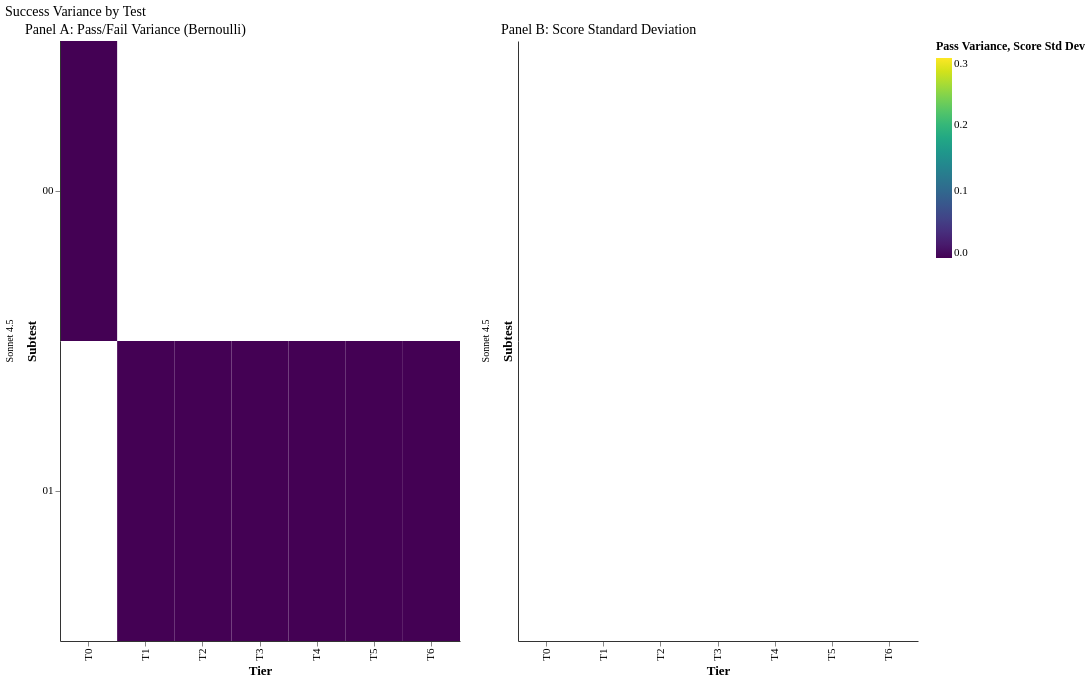

The Vega-Lite source for this figure:
### Vega-Lite specification from a JSON file in a GitHub repository (floating-point values rounded to 4 significant figures)
{"config": {"font": "serif", "axis": {"labelFontSize": 11, "titleFontSize": 13, "gridColor": "#e0e0e0", "domainColor": "#333333"}, "legend": {"labelFontSize": 11, "titleFontSize": 12}, "title": {"fontSize": 14, "anchor": "start", "fontWeight": "normal"}, "view": {"stroke": null, "continuousWidth": 400, "continuousHeight": 300}, "mark": {"tooltip": true}}, "hconcat": [{"facet": {"row": {"field": "agent_model", "title": null, "type": "nominal"}}, "spec": {"mark": {"type": "rect"}, "encoding": {"color": {"field": "pass_variance", "scale": {"domain": [0, 0.25], "scheme": "viridis"}, "title": "Pass Variance", "type": "quantitative"}, "tooltip": [{"field": "tier", "title": "Tier", "type": "ordinal"}, {"field": "subtest", "title": "Subtest", "type": "ordinal"}, {"field": "pass_variance", "format": ".3f", "title": "Pass Variance", "type": "quantitative"}, {"field": "n_runs", "title": "Runs", "type": "quantitative"}], "x": {"field": "tier", "sort": ["T0", "T1", "T2", "T3", "T4", "T5", "T6"], "title": "Tier", "type": "ordinal"}, "y": {"field": "subtest", "sort": "ascending", "title": "Subtest", "type": "ordinal"}}, "height": 600, "title": "Panel A: Pass/Fail Variance (Bernoulli)", "width": 400}, "resolve": {"scale": {"y": "independent"}}}, {"facet": {"row": {"field": "agent_model", "title": null, "type": "nominal"}}, "spec": {"mark": {"type": "rect"}, "encoding": {"color": {"field": "score_std", "scale": {"domain": [0, 0.3], "scheme": "plasma"}, "title": "Score Std Dev", "type": "quantitative"}, "tooltip": [{"field": "tier", "title": "Tier", "type": "ordinal"}, {"field": "subtest", "title": "Subtest", "type": "ordinal"}, {"field": "score_std", "format": ".3f", "title": "Score Std Dev", "type": "quantitative"}, {"field": "n_runs", "title": "Runs", "type": "quantitative"}], "x": {"field": "tier", "sort": ["T0", "T1", "T2", "T3", "T4", "T5", "T6"], "title": "Tier", "type": "ordinal"}, "y": {"field": "subtest", "sort": "ascending", "title": "Subtest", "type": "ordinal"}}, "height": 600, "title": "Panel B: Score Standard Deviation", "width": 400}, "resolve": {"scale": {"y": "independent"}}}], "data": {"name": "data-2bce106878dac125473c53a29c8a3a32"}, "title": "Success Variance by Test", "$schema": "https://vega.github.io/schema/vega-lite/v6.1.0.json", "datasets": {"data-2bce106878dac125473c53a29c8a3a32": [{"agent_model": "Sonnet 4.5", "tier": "T0", "subtest": "00", "pass_variance": 0.0, "score_std": null, "n_runs": 1}, {"agent_model": "Sonnet 4.5", "tier": "T1", "subtest": "01", "pass_variance": 0.0, "score_std": null, "n_runs": 1}, {"agent_model": "Sonnet 4.5", "tier": "T2", "subtest": "01", "pass_variance": 0.0, "score_std": null, "n_runs": 1}, {"agent_model": "Sonnet 4.5", "tier": "T3", "subtest": "01", "pass_variance": 0.0, "score_std": null, "n_runs": 1}, {"agent_model": "Sonnet 4.5", "tier": "T4", "subtest": "01", "pass_variance": 0.0, "score_std": null, "n_runs": 1}, {"agent_model": "Sonnet 4.5", "tier": "T5", "subtest": "01", "pass_variance": 0.0, "score_std": null, "n_runs": 1}, {"agent_model": "Sonnet 4.5", "tier": "T6", "subtest": "01", "pass_variance": 0.0, "score_std": null, "n_runs": 1}]}}
